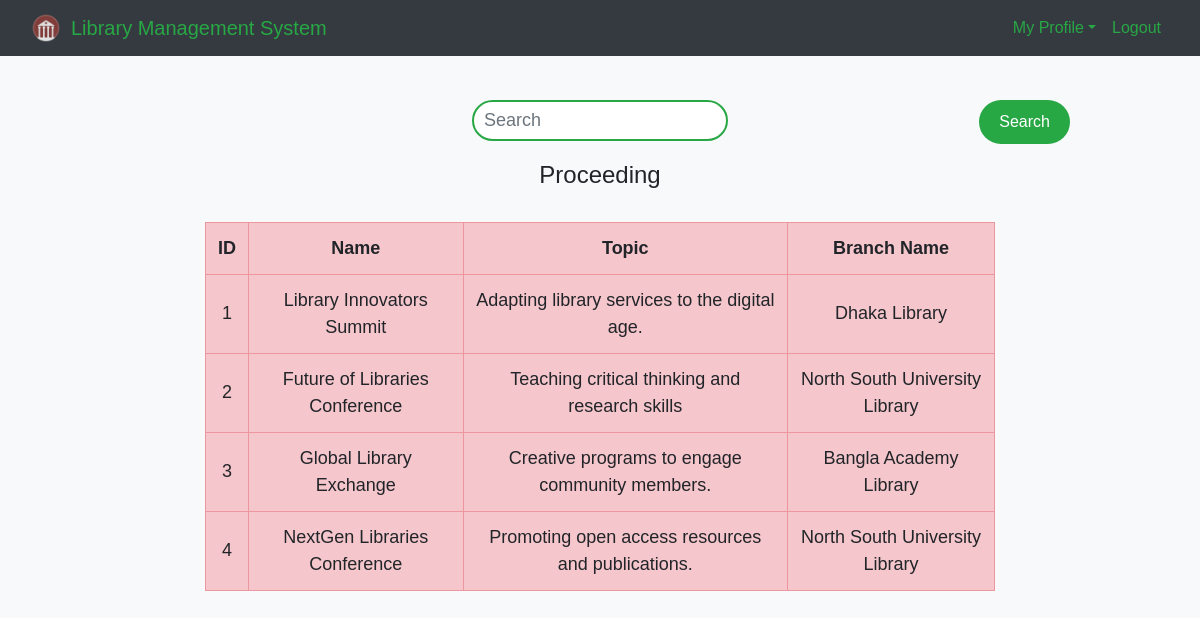
Page /librarians/Proceedings/viewprociding.php on the committed database.
### tables this page shows
CREATE TABLE `proceedings` (
  `id` int(11) NOT NULL,
  `conference_name` varchar(50) DEFAULT NULL,
  `conference_topic` varchar(100) DEFAULT NULL,
  `lib_id` int(50) DEFAULT NULL
);

CREATE TABLE `library_branches` (
  `branch_id` int(11) NOT NULL,
  `branch_name` varchar(50) DEFAULT NULL,
  `address` varchar(50) DEFAULT NULL,
  `contact_info` int(11) DEFAULT NULL
);

### librarians/Proceedings/viewprociding.php (the view, shortened to what this page needs)
<?php
$connection = mysqli_connect("localhost", "root", "");
if (isset($_POST['submit2']) && !empty($_POST['search'])) {
    $search = mysqli_real_escape_string($connection, $_POST['search']);
    $query = "SELECT * FROM proceedings LEFT JOIN library_branches on proceedings.lib_id=library_branches.branch_id
              WHERE conference_name LIKE '%$search%'
              OR type LIKE '%$search%' ";
} else {
    $query = "SELECT * FROM proceedings LEFT JOIN library_branches on proceedings.lib_id=library_branches.branch_id;";
}
?>
<!DOCTYPE html>
<html>
<head>
    <link rel="stylesheet" type="text/css" href="../../bootstrap-4.4.1/css/bootstrap.min.css">
</head>
<body>
<nav class="navbar navbar-expand-lg navbar-light bg-dark">
    <div class="container-fluid">
        <a class="navbar-brand text-success" href="../librarians_dashboard.php"><img class="logo" src="../logo.png" alt="Library Logo">Library Management System</a>
        <ul class="nav navbar-nav navbar-right">
            <li class="nav-item dropdown navbar-dark bg-company-red">
                <a class="nav-link dropdown-toggle text-success" data-toggle="dropdown">My Profile</a>
            </li>
            <li class="nav-item">
                <a class="nav-link text-success" href="../logout.php">Logout</a>
            </li>
        </ul>
    </div>
</nav><br>
<div class="search-bar">
    <form method="post" name="form1" class="d-flex">
        <input class="form-control" type="search" placeholder="Search" name="search">
        <button class="btn btn-outline-danger" name="submit2" type="submit">Search</button>
    </form>
</div>
<center>
    <h4>Proceeding</h4><br>
</center>
<div class="row">
    <div class="col-md-2"></div>
    <div class="col-md-8">
        <form>
            <table class="table table-bordered table-danger table-hover">
                <tr>
                    <th>ID</th>
                    <th>Name</th>
                    <th>Topic</th>
                    <th>Branch Name</th>
                </tr>
                <?php
                $query_run = mysqli_query($connection, $query);
                if ($query_run) {
                    while ($row = mysqli_fetch_assoc($query_run)) {
                         $id=$row['id'];
                        $conference_name = $row['conference_name'];
                        $conference_topic = $row['conference_topic'];
                        $branch_name = $row['branch_name'];
                ?>
                        <tr class="animate-slidein">
                            <td><?php echo $id; ?></td>
                            <td><?php echo $conference_name; ?></td>
                            <td><?php echo $conference_topic; ?></td>
                            <td><?php echo $branch_name; ?></td>
                        </tr>
                <?php
                    }
                } else {
                    echo "<tr><td colspan='4'>No records found</td></tr>";
                }
                ?>
            </table>
        </form>
    </div>
    <div class="col-md-2"></div>
</div>
</body>
</html>

### librarians/Proceedings/viewprociding.php (style rules this page uses)
body { font-family: Arial, sans-serif; background-color: #f8f9fa; }
.navbar-brand img { height: 30px; }
.logo { margin-right: 10px; }
.navbar-brand { display: flex; align-items: center; color: #28a745 !important; }
.nav-link { color: #28a745 !important; }
.table th, .table td { font-size: 18px; vertical-align: middle; text-align: center; }
.animate-slidein { animation: slidein 1s ease-in-out; }
.search-bar { position: relative; display: flex; justify-content: center; margin: 20px 0; }
.search-bar input { padding: 10px; font-size: 18px; border: 2px solid #28a745; border-radius: 50px; transition: all 0.3s ease-in-out; }
.search-bar button { position: absolute; right: calc(15% - 50px); background-color: #28a745; color: white; border: none; padding: 10px 20px; border-radius: 50px; cursor: pointer; transition: background-color 0.3s ease-in-out; }

### rows in the picture
proceedings: id "1", conference_name "Library Innovators Summit", conference_topic "Adapting library services to the digital age.", lib.branch_name "Dhaka Library"
proceedings: id "2", conference_name "Future of Libraries Conference", conference_topic "Teaching critical thinking and research skills", lib.branch_name "North South University Library"
proceedings: id "3", conference_name "Global Library Exchange", conference_topic "Creative programs to engage community members.", lib.branch_name "Bangla Academy Library"
proceedings: id "4", conference_name "NextGen Libraries Conference", conference_topic "Promoting open access resources and publications.", lib.branch_name "North South University Library"
